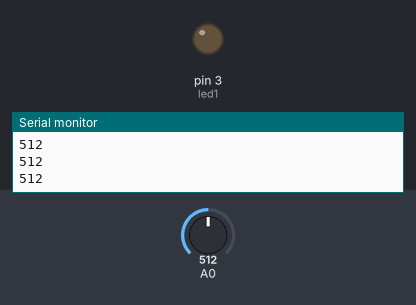
A sketch run on a simulated Arduino Uno, built with avr-gcc and run on an emulated ATmega328P. Shown: output pins drawn as LEDs (lit = HIGH), the last lines printed to the serial monitor. Dashed ring = blinking. The test bench sets the inputs (shaded band); at power-on: A0 = 512.

Above: at 1.2 s.
1.3 s: A0 set to 526
At 1.45 s:
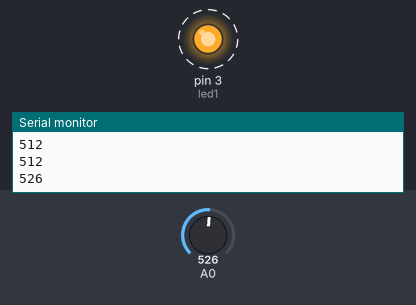
4.3 s: A0 set to 511
At 4.3 s:
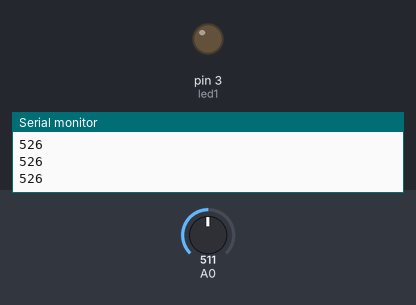
5.8 s: A0 set to 716
At 6.11 s:
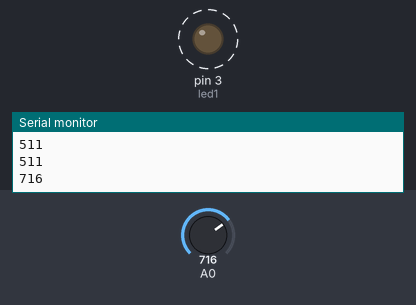
8.8 s: A0 set to 502
At 8.8 s:
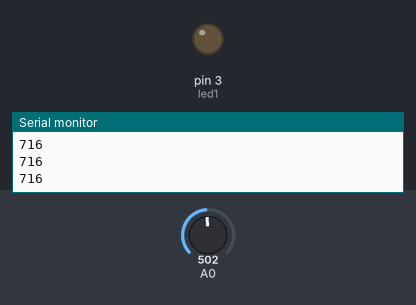
Timing chart, 0 to 11.3 s (numbered marks = the images above; inputs shaded):
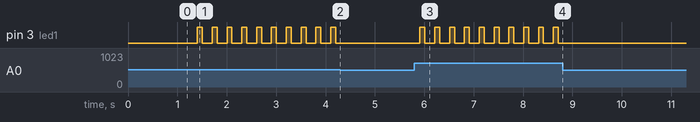

Measured:
- the behaviour switches between 512 and 513 on A0 (found by bisection; images 0 and 1)
- after the input at 1.3 s, pin 3 (led1): alternates HIGH for 0.10 s and LOW for 0.20 s, starting after 0.10 s
- after the input at 4.3 s, pin 3 (led1): stops changing and stays LOW
- after the input at 5.8 s, pin 3 (led1): alternates HIGH for 0.10 s and LOW for 0.20 s, starting after 0.11 s
- after the input at 8.8 s, pin 3 (led1): stops changing and stays LOW

The sketch:

Potenciometro01.ino
```cpp
const int led1 = 3;
int potValue = 0;

void setup() {
  // put your setup code here, to run once:
  Serial.begin(115200);
  pinMode(led1, OUTPUT);
}

void loop() {
  // put your main code here, to run repeatedly:
  potValue = analogRead(A0);
  Serial.println(potValue);
  delay(100);

  (potValue >= 0 && potValue <= 256) ? digitalWrite(led1, HIGH) :
  ((potValue > 256 && potValue <= 512) ? digitalWrite(led1, LOW) :
  (digitalWrite(led1, HIGH), delay(100), digitalWrite(led1, LOW), delay(100)));
}
```
